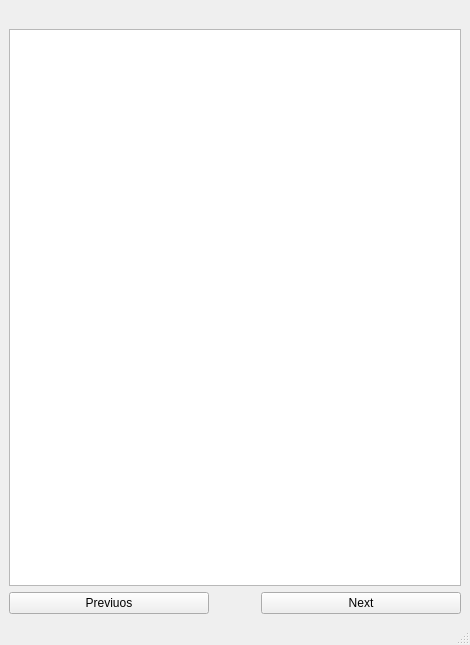
<?xml version="1.0" encoding="UTF-8"?>
<ui version="4.0">
 <class>MainWindow</class>
 <widget class="QMainWindow" name="MainWindow">
  <property name="geometry">
   <rect>
    <x>0</x>
    <y>0</y>
    <width>470</width>
    <height>645</height>
   </rect>
  </property>
  <property name="windowTitle">
   <string>MainWindow</string>
  </property>
  <widget class="QWidget" name="centralwidget">
   <layout class="QGridLayout" name="gridLayout">
    <item row="2" column="0" colspan="4">
     <widget class="QTextEdit" name="textEdit">
      <property name="sizePolicy">
       <sizepolicy hsizetype="Expanding" vsizetype="Expanding">
        <horstretch>0</horstretch>
        <verstretch>0</verstretch>
       </sizepolicy>
      </property>
     </widget>
    </item>
    <item row="7" column="3">
     <widget class="QPushButton" name="buttonNext">
      <property name="sizePolicy">
       <sizepolicy hsizetype="Expanding" vsizetype="Fixed">
        <horstretch>0</horstretch>
        <verstretch>0</verstretch>
       </sizepolicy>
      </property>
      <property name="maximumSize">
       <size>
        <width>200</width>
        <height>16777215</height>
       </size>
      </property>
      <property name="layoutDirection">
       <enum>Qt::RightToLeft</enum>
      </property>
      <property name="text">
       <string>Next</string>
      </property>
     </widget>
    </item>
    <item row="1" column="0" colspan="4">
     <widget class="QLabel" name="label">
      <property name="text">
       <string/>
      </property>
     </widget>
    </item>
    <item row="7" column="0" colspan="3">
     <widget class="QPushButton" name="buttonPrev">
      <property name="sizePolicy">
       <sizepolicy hsizetype="Expanding" vsizetype="Fixed">
        <horstretch>0</horstretch>
        <verstretch>0</verstretch>
       </sizepolicy>
      </property>
      <property name="maximumSize">
       <size>
        <width>200</width>
        <height>16777215</height>
       </size>
      </property>
      <property name="layoutDirection">
       <enum>Qt::LeftToRight</enum>
      </property>
      <property name="text">
       <string>Previuos</string>
      </property>
     </widget>
    </item>
   </layout>
  </widget>
  <widget class="QStatusBar" name="statusbar"/>
 </widget>
 <resources/>
 <connections/>
</ui>
